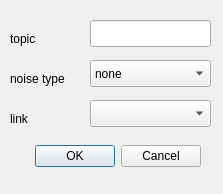
<?xml version="1.0" encoding="UTF-8"?>
<ui version="4.0">
 <class>DialogIMU</class>
 <widget class="QDialog" name="DialogIMU">
  <property name="geometry">
   <rect>
    <x>0</x>
    <y>0</y>
    <width>223</width>
    <height>194</height>
   </rect>
  </property>
  <property name="windowTitle">
   <string>Dialog</string>
  </property>
  <widget class="QDialogButtonBox" name="buttonBox">
   <property name="geometry">
    <rect>
     <x>20</x>
     <y>140</y>
     <width>181</width>
     <height>32</height>
    </rect>
   </property>
   <property name="orientation">
    <enum>Qt::Horizontal</enum>
   </property>
   <property name="standardButtons">
    <set>QDialogButtonBox::Cancel|QDialogButtonBox::Ok</set>
   </property>
  </widget>
  <widget class="QComboBox" name="comboBox">
   <property name="geometry">
    <rect>
     <x>90</x>
     <y>100</y>
     <width>121</width>
     <height>27</height>
    </rect>
   </property>
  </widget>
  <widget class="QLabel" name="label_4">
   <property name="geometry">
    <rect>
     <x>10</x>
     <y>110</y>
     <width>121</width>
     <height>17</height>
    </rect>
   </property>
   <property name="text">
    <string>link</string>
   </property>
  </widget>
  <widget class="QLineEdit" name="lineEdit_4">
   <property name="geometry">
    <rect>
     <x>90</x>
     <y>20</y>
     <width>121</width>
     <height>27</height>
    </rect>
   </property>
  </widget>
  <widget class="QLabel" name="label_5">
   <property name="geometry">
    <rect>
     <x>10</x>
     <y>30</y>
     <width>121</width>
     <height>17</height>
    </rect>
   </property>
   <property name="text">
    <string>topic</string>
   </property>
  </widget>
  <widget class="QLabel" name="label_6">
   <property name="geometry">
    <rect>
     <x>10</x>
     <y>70</y>
     <width>121</width>
     <height>17</height>
    </rect>
   </property>
   <property name="text">
    <string>noise type</string>
   </property>
  </widget>
  <widget class="QComboBox" name="comboBox_2">
   <property name="geometry">
    <rect>
     <x>90</x>
     <y>60</y>
     <width>121</width>
     <height>27</height>
    </rect>
   </property>
   <item>
    <property name="text">
     <string>none</string>
    </property>
   </item>
   <item>
    <property name="text">
     <string>gaussian</string>
    </property>
   </item>
   <item>
    <property name="text">
     <string>gaussian quantized</string>
    </property>
   </item>
  </widget>
 </widget>
 <resources/>
 <connections>
  <connection>
   <sender>buttonBox</sender>
   <signal>accepted()</signal>
   <receiver>DialogIMU</receiver>
   <slot>accept()</slot>
   <hints>
    <hint type="sourcelabel">
     <x>248</x>
     <y>254</y>
    </hint>
    <hint type="destinationlabel">
     <x>157</x>
     <y>274</y>
    </hint>
   </hints>
  </connection>
  <connection>
   <sender>buttonBox</sender>
   <signal>rejected()</signal>
   <receiver>DialogIMU</receiver>
   <slot>reject()</slot>
   <hints>
    <hint type="sourcelabel">
     <x>316</x>
     <y>260</y>
    </hint>
    <hint type="destinationlabel">
     <x>286</x>
     <y>274</y>
    </hint>
   </hints>
  </connection>
 </connections>
</ui>
